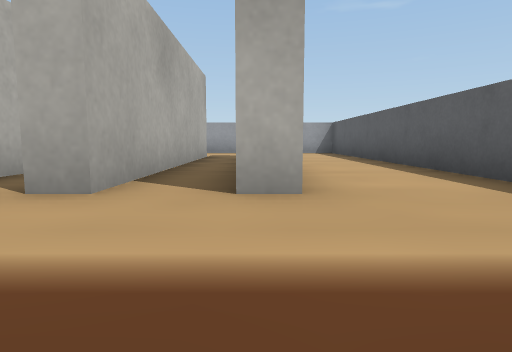
view 1 (above)

22 first-person views from a walk through a Webots world. The camera is 0.04 m above the floor, tilts 6° down and sees 75° across. The floor is counted in squares, 0.1 m on a side. Each view is taken from the middle of a square. On the plan, view 1 faces up. The plan holds only what a view shows up to about 9 squares ahead; the rest is blank. The robots in the file are not drawn. Simple shapes and patterns stand in for the simulator's stock objects.

view 2
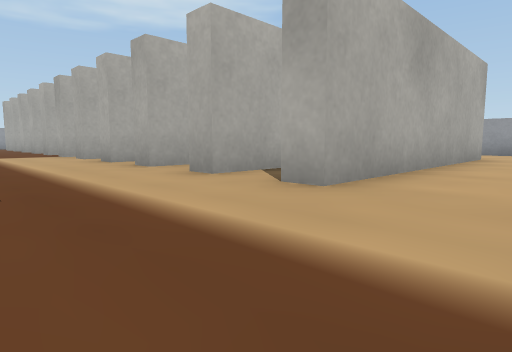

view 3
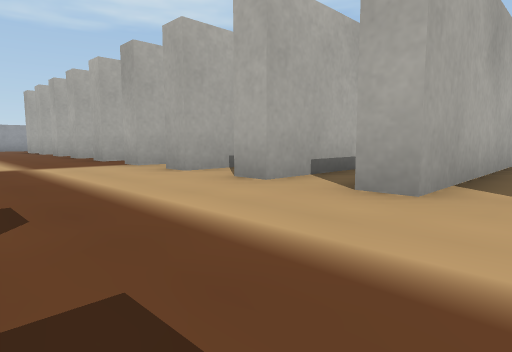

view 4
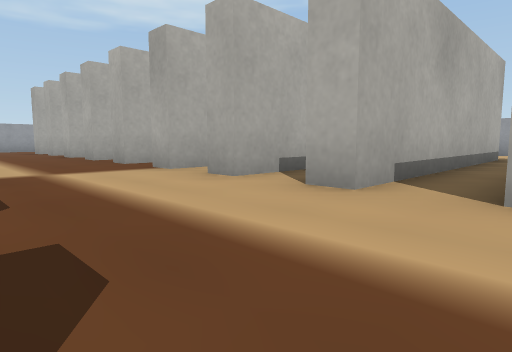

view 5
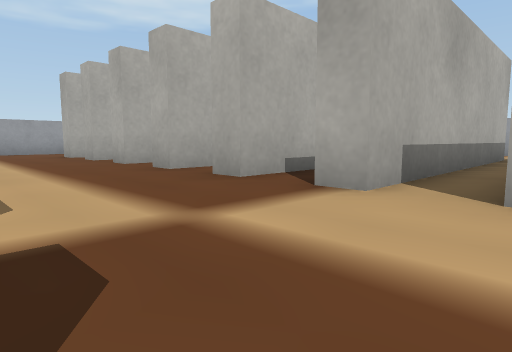

view 6
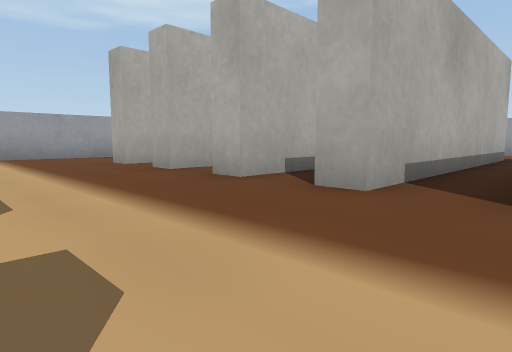

view 7
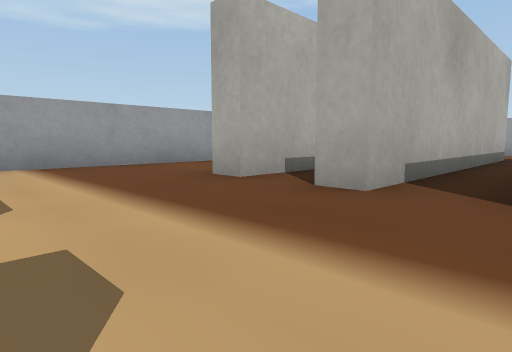

view 8
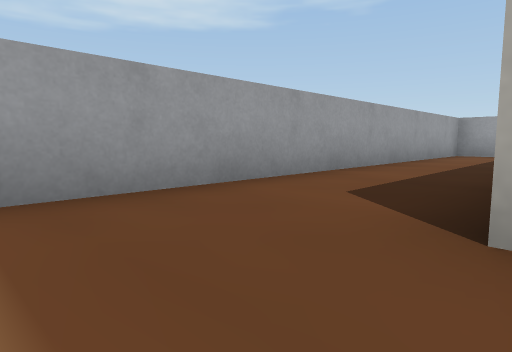

view 9
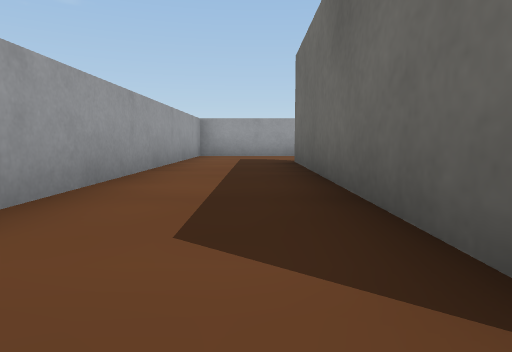

view 10
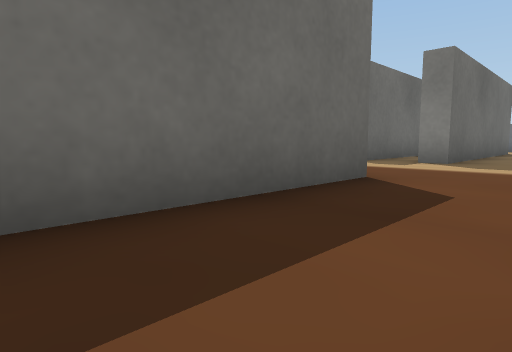

view 11
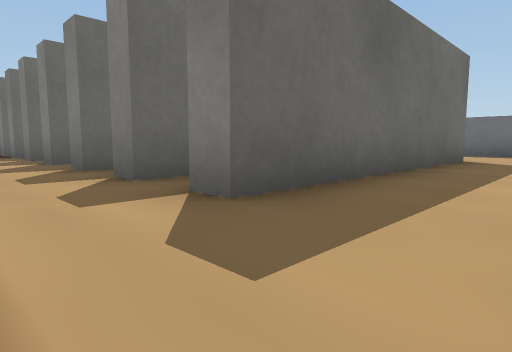

view 12
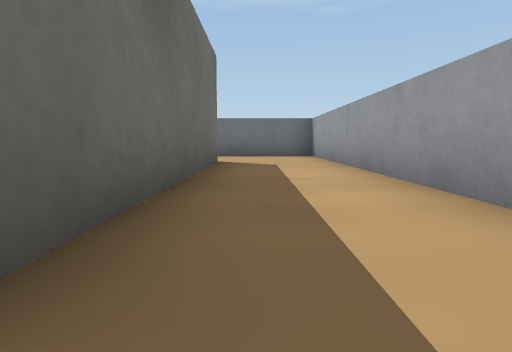

view 13
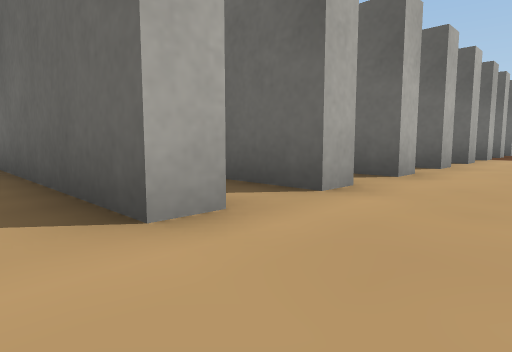

view 14
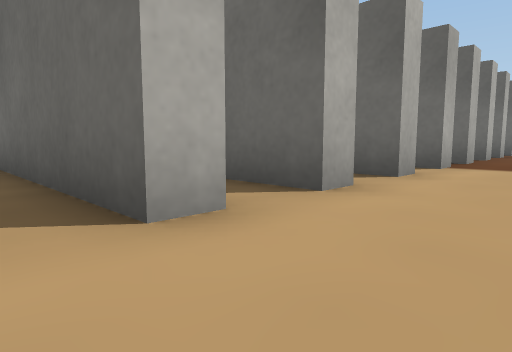

view 15
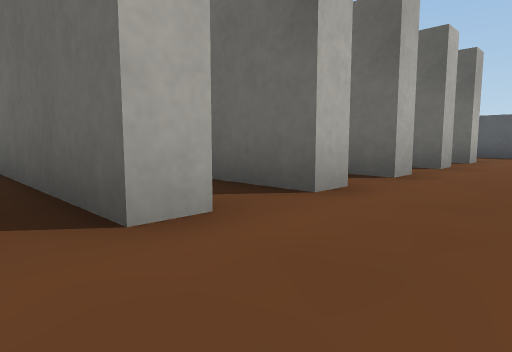

view 16
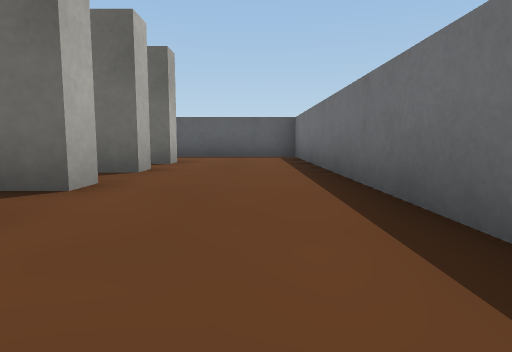

view 17
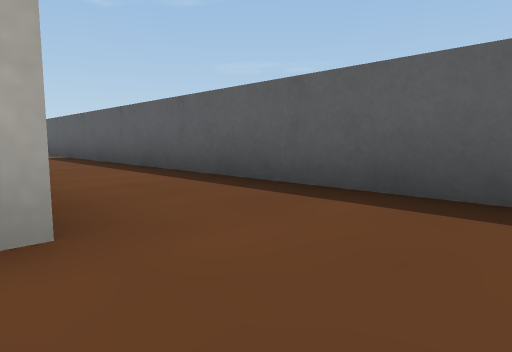

view 18
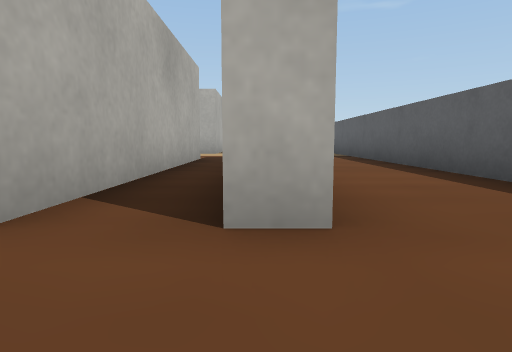

view 19
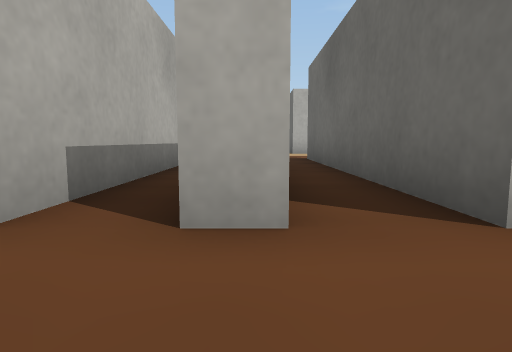

view 20
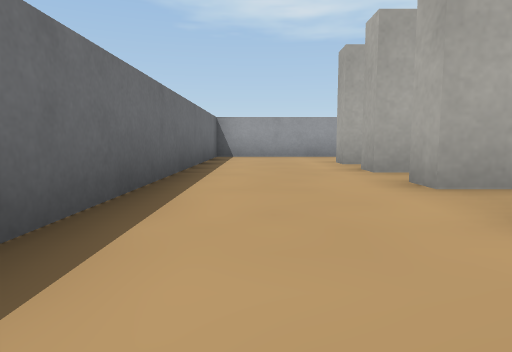

view 21
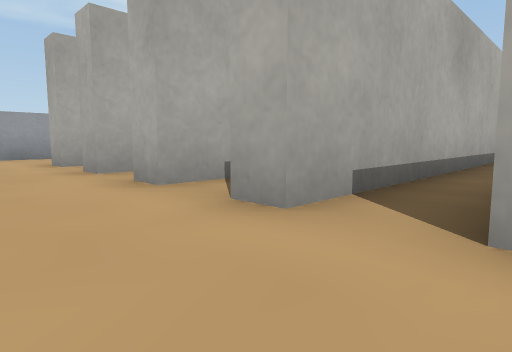

view 22
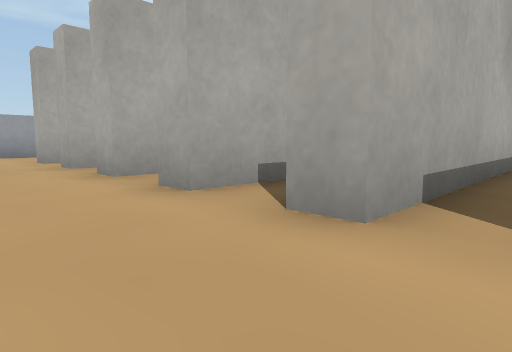

### Floor plan
Points are (right, up) in squares from view 1. A wall is a line through its corners. A room is listed if a view was taken in it or the views show most of it. See-through windows are left out.
Room 1 (views 1, 2, 3, 4, 5, 6, 7, 8, 9, 10, 11, 12, 13, 14, 15, 16, 17, 18, 19, 20, 21, 22)
walls: (-6.4, -0.5) (-5.9, -0.5); (-7.8, -0.5) (-7.2, -0.5); (-9.2, -0.5) (-8.8, -0.5); (-5.8, 3.9) (-5.8, 2.5) (-6.4, 2.5); (-8.7, 4) (-8.7, 2.5) (-9.2, 2.5); (-7.2, -2.6) (-7.2, -6.5) (-7.7, -6.5); (-8.7, -2.2) (-8.7, -6.5) (-9.2, -6.5) (-9.2, -5.9); (-10.9, -0.5) (-10.2, -0.5) (-10.2, -6.5) (-10.7, -6.5); (-11.7, 4) (-11.7, 2.5) (-12.2, 2.5); (-1.2, -0.5) (-1.2, -6.5) (-1.7, -6.5); (-2.8, 6.4) (-2.8, 2.5) (-3.4, 2.5); (-13.8, -0.5) (-13.2, -0.5); (-7.2, 8.5) (-7.2, 2.5) (-7.8, 2.5); (-5.8, -6.5) (-6.3, -6.5) (-6.3, -3); (-4.3, 8.5) (-4.3, 2.5) (-4.9, 2.5); (-4.2, -6.5) (-4.8, -6.5); (-11.7, -5.6) (-11.7, -6.5) (-12.2, -6.5) (-12.2, -0.5) (-11.8, -0.5); (-10.2, 8.5) (-10.2, 2.5) (-10.8, 2.5); (-14.7, 4) (-14.7, 2.5) (-15.3, 2.5) (-15.3, 8.5); (-2.8, -6.5) (-3.3, -6.5) (-3.3, -5.9); (-13.2, -6) (-13.2, -6.5) (-13.8, -6.5); (-1.2, 8.5) (-1.2, 2.5) (-1.8, 2.5); (-13.2, 8.5) (-13.2, 2.5) (-13.8, 2.5); (-4.8, -9) (2.5, -9) (2.5, 9.1); (0.4, -6.5) (-0.1, -6.5) (-0.1, -6.1); (0.4, 8.5) (0.4, 2.5) (-0.2, 2.5); (-14.6, -6.5) (-15.3, -6.5) (-15.3, -0.5) (-14.8, -0.5); (-17.5, -1.9) (-17.5, -9) (-10.2, -9); (-13.4, 11) (-17.5, 11) (-17.5, 0.6); (0.6, 11) (0.1, 11)

Where each view was taken, in squares from view 1:
view 1: 0 up, 0 right, facing up
view 2: 0 up, 2 right, facing up-left
view 3: 0 up, 2 left, facing up-left
view 4: 0 up, 3 left, facing up-left
view 5: 0 up, 6 left, facing up-left
view 6: 0 up, 9 left, facing up-left
view 7: 0 up, 12 left, facing up-left
view 8: 1 up, 15 left, facing up-left
view 9: 2 up, 16 left, facing up
view 10: 6 up, 17 left, facing down-right
view 11: 1 up, 17 left, facing down-right
view 12: 0 up, 16 left, facing down
view 13: 8 down, 16 left, facing up-right
view 14: 8 down, 13 left, facing up-right
view 15: 8 down, 7 left, facing up-right
view 16: 8 down, 6 left, facing right
view 17: 8 down, 0 right, facing up-right
view 18: 8 down, 0 right, facing up
view 19: 8 down, 6 left, facing up
view 20: 8 down, 9 left, facing left
view 21: 8 down, 9 left, facing up-left
view 22: 8 down, 8 left, facing up-left
